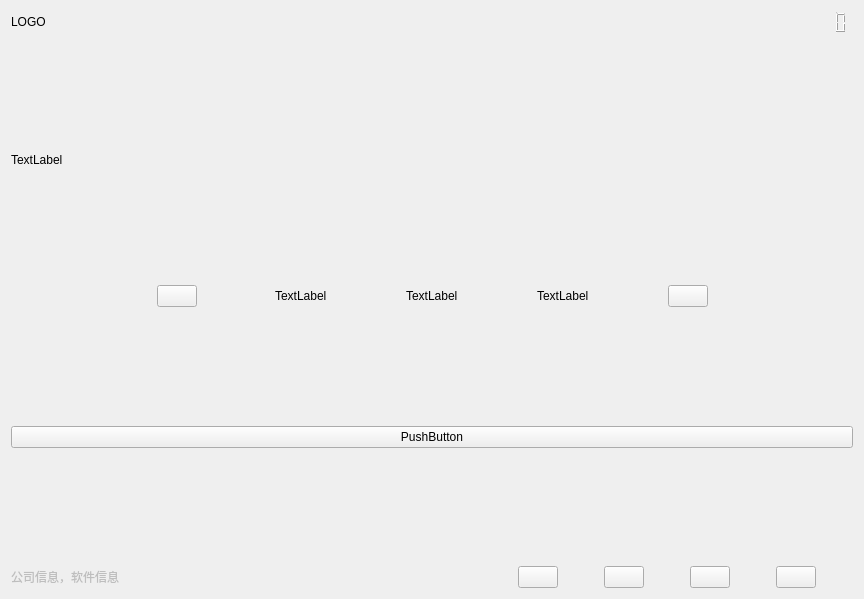
<?xml version="1.0" encoding="UTF-8"?>
<ui version="4.0">
 <class>LoginWidget</class>
 <widget class="QWidget" name="LoginWidget">
  <property name="geometry">
   <rect>
    <x>0</x>
    <y>0</y>
    <width>864</width>
    <height>599</height>
   </rect>
  </property>
  <property name="windowTitle">
   <string>LoginWidget</string>
  </property>
  <layout class="QGridLayout" name="gridLayout">
   <item row="4" column="0">
    <layout class="QHBoxLayout" name="horizontalLayout_2">
     <item>
      <spacer name="horizontalSpacer_5">
       <property name="orientation">
        <enum>Qt::Horizontal</enum>
       </property>
       <property name="sizeHint" stdset="0">
        <size>
         <width>40</width>
         <height>20</height>
        </size>
       </property>
      </spacer>
     </item>
     <item>
      <spacer name="horizontalSpacer_11">
       <property name="orientation">
        <enum>Qt::Horizontal</enum>
       </property>
       <property name="sizeHint" stdset="0">
        <size>
         <width>40</width>
         <height>20</height>
        </size>
       </property>
      </spacer>
     </item>
     <item>
      <widget class="QPushButton" name="LeftpushButton">
       <property name="text">
        <string/>
       </property>
      </widget>
     </item>
     <item>
      <spacer name="horizontalSpacer_7">
       <property name="orientation">
        <enum>Qt::Horizontal</enum>
       </property>
       <property name="sizeHint" stdset="0">
        <size>
         <width>40</width>
         <height>20</height>
        </size>
       </property>
      </spacer>
     </item>
     <item>
      <widget class="QLabel" name="label">
       <property name="text">
        <string>TextLabel</string>
       </property>
      </widget>
     </item>
     <item>
      <spacer name="horizontalSpacer_9">
       <property name="orientation">
        <enum>Qt::Horizontal</enum>
       </property>
       <property name="sizeHint" stdset="0">
        <size>
         <width>40</width>
         <height>20</height>
        </size>
       </property>
      </spacer>
     </item>
     <item>
      <widget class="QLabel" name="label_2">
       <property name="text">
        <string>TextLabel</string>
       </property>
      </widget>
     </item>
     <item>
      <spacer name="horizontalSpacer_10">
       <property name="orientation">
        <enum>Qt::Horizontal</enum>
       </property>
       <property name="sizeHint" stdset="0">
        <size>
         <width>40</width>
         <height>20</height>
        </size>
       </property>
      </spacer>
     </item>
     <item>
      <widget class="QLabel" name="label_3">
       <property name="text">
        <string>TextLabel</string>
       </property>
      </widget>
     </item>
     <item>
      <spacer name="horizontalSpacer_8">
       <property name="orientation">
        <enum>Qt::Horizontal</enum>
       </property>
       <property name="sizeHint" stdset="0">
        <size>
         <width>40</width>
         <height>20</height>
        </size>
       </property>
      </spacer>
     </item>
     <item>
      <widget class="QPushButton" name="RightpushButton">
       <property name="text">
        <string/>
       </property>
      </widget>
     </item>
     <item>
      <spacer name="horizontalSpacer_6">
       <property name="orientation">
        <enum>Qt::Horizontal</enum>
       </property>
       <property name="sizeHint" stdset="0">
        <size>
         <width>40</width>
         <height>20</height>
        </size>
       </property>
      </spacer>
     </item>
     <item>
      <spacer name="horizontalSpacer_12">
       <property name="orientation">
        <enum>Qt::Horizontal</enum>
       </property>
       <property name="sizeHint" stdset="0">
        <size>
         <width>40</width>
         <height>20</height>
        </size>
       </property>
      </spacer>
     </item>
    </layout>
   </item>
   <item row="1" column="0">
    <spacer name="verticalSpacer_2">
     <property name="orientation">
      <enum>Qt::Vertical</enum>
     </property>
     <property name="sizeHint" stdset="0">
      <size>
       <width>20</width>
       <height>40</height>
      </size>
     </property>
    </spacer>
   </item>
   <item row="3" column="0">
    <spacer name="verticalSpacer_3">
     <property name="orientation">
      <enum>Qt::Vertical</enum>
     </property>
     <property name="sizeHint" stdset="0">
      <size>
       <width>20</width>
       <height>40</height>
      </size>
     </property>
    </spacer>
   </item>
   <item row="5" column="0">
    <spacer name="verticalSpacer">
     <property name="orientation">
      <enum>Qt::Vertical</enum>
     </property>
     <property name="sizeHint" stdset="0">
      <size>
       <width>20</width>
       <height>40</height>
      </size>
     </property>
    </spacer>
   </item>
   <item row="7" column="0">
    <spacer name="verticalSpacer_4">
     <property name="orientation">
      <enum>Qt::Vertical</enum>
     </property>
     <property name="sizeHint" stdset="0">
      <size>
       <width>20</width>
       <height>40</height>
      </size>
     </property>
    </spacer>
   </item>
   <item row="2" column="0">
    <widget class="QLabel" name="label_Logo">
     <property name="text">
      <string>TextLabel</string>
     </property>
    </widget>
   </item>
   <item row="8" column="0">
    <layout class="QHBoxLayout" name="horizontalLayout_5">
     <item>
      <widget class="QLabel" name="Informationlabel">
       <property name="enabled">
        <bool>false</bool>
       </property>
       <property name="text">
        <string>公司信息，软件信息</string>
       </property>
      </widget>
     </item>
     <item>
      <spacer name="horizontalSpacer_17">
       <property name="orientation">
        <enum>Qt::Horizontal</enum>
       </property>
       <property name="sizeHint" stdset="0">
        <size>
         <width>40</width>
         <height>20</height>
        </size>
       </property>
      </spacer>
     </item>
     <item>
      <spacer name="horizontalSpacer_16">
       <property name="orientation">
        <enum>Qt::Horizontal</enum>
       </property>
       <property name="sizeHint" stdset="0">
        <size>
         <width>40</width>
         <height>20</height>
        </size>
       </property>
      </spacer>
     </item>
     <item>
      <layout class="QHBoxLayout" name="horizontalLayout_4">
       <item>
        <widget class="QPushButton" name="ServerManpushButton">
         <property name="text">
          <string/>
         </property>
        </widget>
       </item>
       <item>
        <spacer name="horizontalSpacer_2">
         <property name="orientation">
          <enum>Qt::Horizontal</enum>
         </property>
         <property name="sizeHint" stdset="0">
          <size>
           <width>40</width>
           <height>20</height>
          </size>
         </property>
        </spacer>
       </item>
       <item>
        <widget class="QPushButton" name="InformationpushButton">
         <property name="text">
          <string/>
         </property>
        </widget>
       </item>
       <item>
        <spacer name="horizontalSpacer_13">
         <property name="orientation">
          <enum>Qt::Horizontal</enum>
         </property>
         <property name="sizeHint" stdset="0">
          <size>
           <width>40</width>
           <height>20</height>
          </size>
         </property>
        </spacer>
       </item>
       <item>
        <widget class="QPushButton" name="SetpushButton">
         <property name="text">
          <string/>
         </property>
        </widget>
       </item>
       <item>
        <spacer name="horizontalSpacer_14">
         <property name="orientation">
          <enum>Qt::Horizontal</enum>
         </property>
         <property name="sizeHint" stdset="0">
          <size>
           <width>40</width>
           <height>20</height>
          </size>
         </property>
        </spacer>
       </item>
       <item>
        <widget class="QPushButton" name="ShutdownpushButton">
         <property name="text">
          <string/>
         </property>
        </widget>
       </item>
       <item>
        <spacer name="horizontalSpacer_15">
         <property name="orientation">
          <enum>Qt::Horizontal</enum>
         </property>
         <property name="sizeHint" stdset="0">
          <size>
           <width>37</width>
           <height>17</height>
          </size>
         </property>
        </spacer>
       </item>
      </layout>
     </item>
    </layout>
   </item>
   <item row="0" column="0">
    <layout class="QHBoxLayout" name="horizontalLayout">
     <item>
      <widget class="QLabel" name="Logolabel">
       <property name="sizePolicy">
        <sizepolicy hsizetype="Preferred" vsizetype="Fixed">
         <horstretch>0</horstretch>
         <verstretch>0</verstretch>
        </sizepolicy>
       </property>
       <property name="text">
        <string>LOGO</string>
       </property>
      </widget>
     </item>
     <item>
      <spacer name="horizontalSpacer">
       <property name="orientation">
        <enum>Qt::Horizontal</enum>
       </property>
       <property name="sizeHint" stdset="0">
        <size>
         <width>13</width>
         <height>20</height>
        </size>
       </property>
      </spacer>
     </item>
     <item>
      <widget class="QLCDNumber" name="TimeLcdNumber">
       <property name="sizePolicy">
        <sizepolicy hsizetype="Fixed" vsizetype="Fixed">
         <horstretch>0</horstretch>
         <verstretch>0</verstretch>
        </sizepolicy>
       </property>
       <property name="frameShape">
        <enum>QFrame::NoFrame</enum>
       </property>
      </widget>
     </item>
    </layout>
   </item>
   <item row="6" column="0">
    <widget class="QPushButton" name="EnterpushButton">
     <property name="styleSheet">
      <string notr="true"/>
     </property>
     <property name="text">
      <string>PushButton</string>
     </property>
    </widget>
   </item>
  </layout>
  <zorder></zorder>
  <zorder>label_Logo</zorder>
  <zorder>verticalSpacer</zorder>
  <zorder>verticalSpacer_2</zorder>
  <zorder>verticalSpacer_3</zorder>
  <zorder>verticalSpacer_4</zorder>
  <zorder></zorder>
  <zorder>EnterpushButton</zorder>
 </widget>
 <layoutdefault spacing="6" margin="11"/>
 <resources/>
 <connections/>
</ui>
